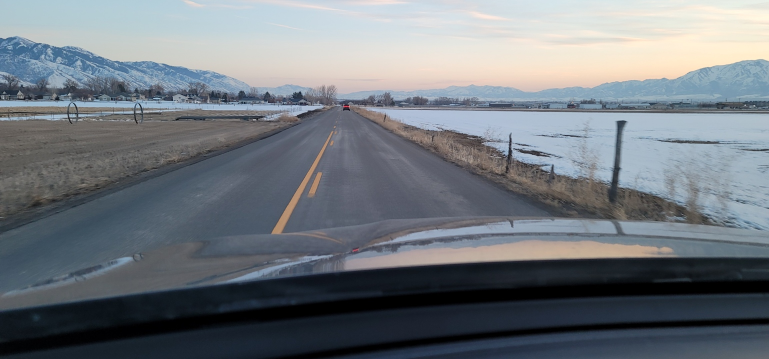
#> input picture RoadLines/test_image.jpg, 1538 x 718 px (shown at 1/2 size)
$ python RoadLines.py
#> lines starting #> are read from the running program, lines starting #| are printed output that depends on the picture; after the words box and inside, x2 and y2 are one past the last pixel; in counts of white or black regions, pixels touching at a corner belong together; long printed decimals are rounded
#> further down, image is the input picture: shape (718, 1538, 3); mean B, G, R 125.9, 119.4, 113.1
import cv2 as cv
import numpy as np

def make_coordinates(image, line_parameters):
    slope, intercept = line_parameters
    y1 = image.shape[0]
    y2 = int(y1 * (3/5))
    x1 = int((y1 - intercept)/slope)
    x2 = int((y2 - intercept)/slope)
    return np.array([x1, y1, x2, y2])

def average_slope_intercept(image, lines):
    left_fit = []
    right_fit = []
    for line in lines:
        x1, y1, x2, y2 = line.reshape(4)
        parameters = np.polyfit((x1,x2), (y1,y2), 1)
        slope = parameters[0]
        intercept = parameters[1]
        if slope < 0:
            left_fit.append((slope, intercept))
        else:
            right_fit.append((slope, intercept))
        left_fit_average = np.average(left_fit, axis = 0)
        print(left_fit_average, 'Left')
        right_fit_average = np.average(right_fit, axis = 0)
        print(right_fit_average, 'Right')
        left_line = make_coordinates(image, left_fit_average)
        return np.array([left_line])

def canny(image):
    gray = cv.cvtColor(image, cv.COLOR_RGB2GRAY)
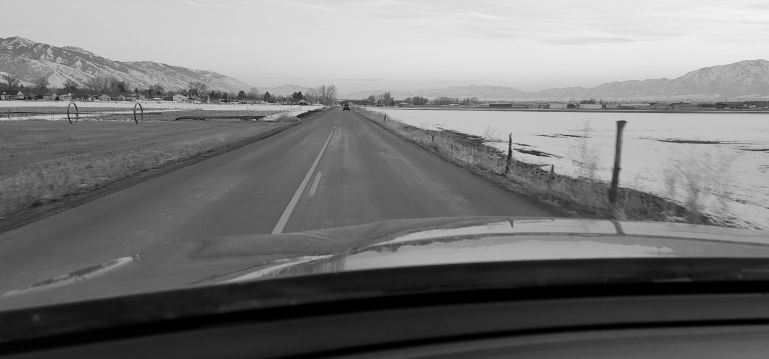
#> gray: shape (718, 1538) (shown at 1/2 size); min 0, max 245, mean 120.6
    blur = cv.GaussianBlur(gray,(5,5),0)
    canny = cv.Canny(blur, 50, 150)
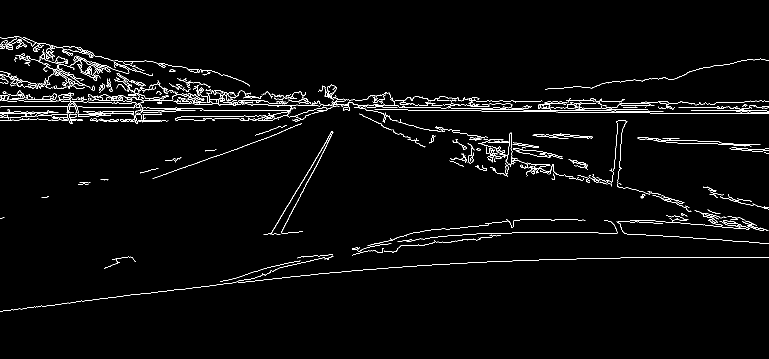
#> canny: shape (718, 1538) (shown at 1/2 size); 2.5% white in thin lines or dots, all inside (x1, y1, x2, y2) = (0, 72, 1538, 624)
    return canny

def display_lines(image, lines):
    line_image = np.zeros_like(image)
    if lines is not None:
        for x1, y1, x2, y2 in lines:
            cv.line(line_image, (x1,y1), (x2,y2), (255,0,0), 10)
    return line_image

def region_of_interest(image):
    height = image.shape[0]
#> height = 718
    polygons = np.array([
        [(200, 500), (1400, 500), (685, 150)]
    ])
    mask = np.zeros_like(image)
    cv.fillPoly(mask, polygons, 255)
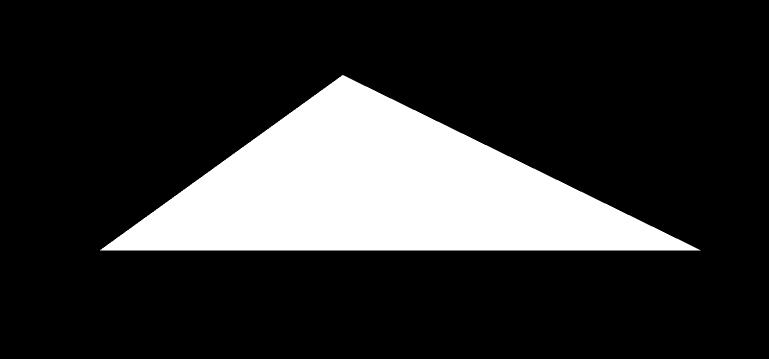
#> mask: shape (718, 1538) (shown at 1/2 size); 19.1% white; 1 white region, box (x1, y1, x2, y2) and area: (200, 150, 1401, 501) 211201
    masked_image = cv.bitwise_and(image, mask)
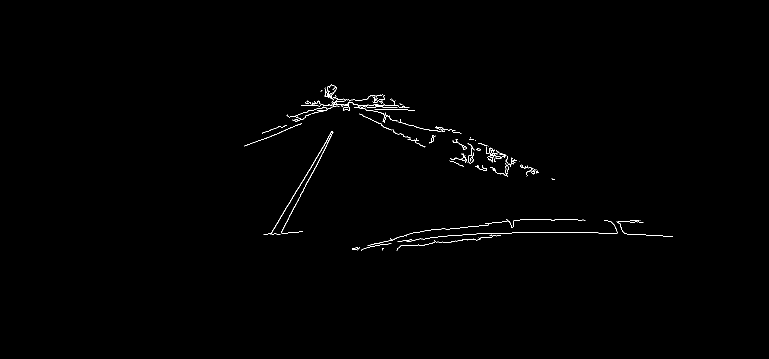
#> masked_image: shape (718, 1538) (shown at 1/2 size); 0.47% white in thin lines or dots, all inside (x1, y1, x2, y2) = (488, 169, 1346, 501)
    return masked_image

image = cv.imread('test_image.jpg')
lane_image = np.copy(image)
canny_image = canny(lane_image)
cropped_image = region_of_interest(canny_image)
lines = cv.HoughLinesP(cropped_image, 2, np.pi/180, 100, np.array([]), minLineLength = 40, maxLineGap = 5)
#> lines = [[541, 468, 660, 269], [1039, 464, 1132, 464], [559, 468, 653, 291], [807, 271, 850, 293], [1170, 465, 1219, 466], [870, 474, 931, 469], [734, 209, 797, 212], [1040, 439, 1086, 439], [920, 455, 976, 450], [510, 284, 585, 254]]
#> the loop in average_slope_intercept, `for line in lines:` made 1 pass
#> (line, right_fit_average) on pass 1: ([[541, 468, 660, 269]], nan)
#| [  -1.672 1372.697] Left
#| nan Right
#> after the loop in average_slope_intercept, `for line in lines:`: left_fit = [(-1.67, 1372.7)]; right_fit = []
averaged_lines = average_slope_intercept(lane_image, lines)
#> averaged_lines = [[391, 718, 563, 430]]
line_image = display_lines(lane_image, averaged_lines)
#> the loop in display_lines, `for x1, y1, x2, y2 in lines:` made 1 pass
#> after the loop in display_lines, `for x1, y1, x2, y2 in lines:`:
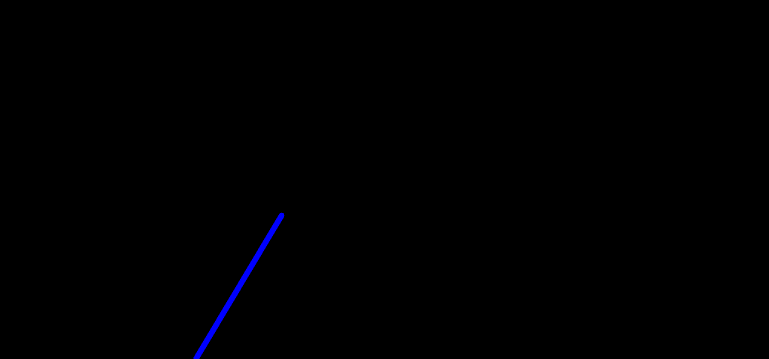
#> line_image: shape (718, 1538, 3) (shown at 1/2 size); mean of channels 0, 1, 2 0.9, 0, 0; drawn as B, G, R
combo_image = cv.addWeighted(lane_image, 0.8, line_image, 1, 1)
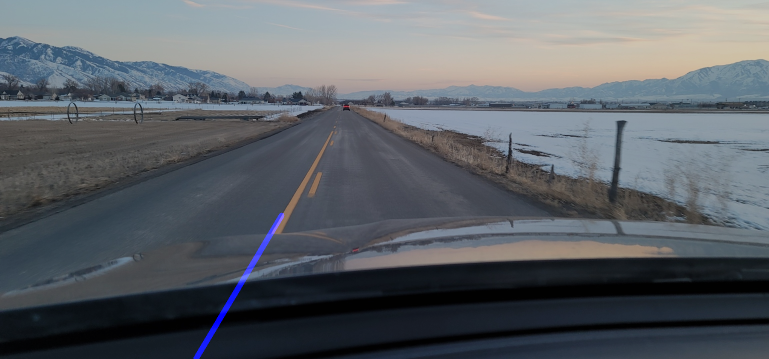
#> combo_image: shape (718, 1538, 3) (shown at 1/2 size); mean B, G, R 102.4, 96.5, 91.5
cv.imshow("result", combo_image)
cv.waitKey(0)
